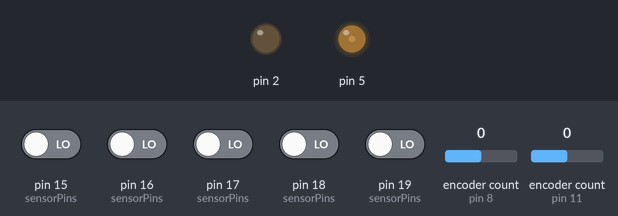
Recording of a program running on a simulated Arduino Uno, built with avr-gcc and run on an emulated ATmega328P. On the bench: output pins drawn as LEDs (lit = HIGH). Inputs (shaded band) come from the test bench; at power-on: pin 15 (sensorPins), pin 16 (sensorPins), pin 17 (sensorPins), pin 18 (sensorPins), pin 19 (sensorPins) LOW, encoder count (sensors on pin 8, pin 11) 0.

Above: at 0.1 s.
At 8.7 s:
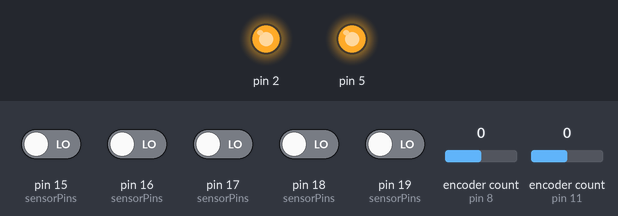
8.8 s: pin 15 (sensorPins) driven HIGH
At 10.0 s:
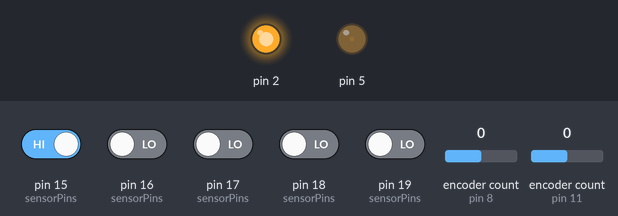
10.3 s: pin 16 (sensorPins) driven HIGH
Timing chart, 0 to 13.3 s (numbered marks = the images above; inputs shaded):
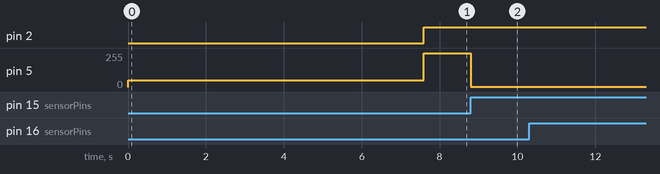

The program:

main.cpp
```cpp
#include "Arduino.h"
#include "Pid.hpp"
#include "Sensor.hpp"
#include "Motor.hpp"
#include "Encoders.hpp"
#include <algorithm>


// Sensor setup
// Sensor pin names reflect the number on the pcb
enum SensorPin { s1 = 15, s2, s3, s4, s5, s6, s7, s8, s9 };
uint8_t sensorPins[] = {s1, s2, s3, s4, s5, s6, s7, s8, s9 };
constexpr int numSensorPins = 9;
Sensor sensor(sensorPins, numSensorPins);


Encoders encoders(8, 9, 11, 10);

// Pid setup
constexpr double kp = 1.75;
constexpr double ki = 0.15;
constexpr double kd = 0.2;
constexpr double setpoint = 4000;
PIDController pid(kp, ki, kd,  setpoint);

uint64_t elapsedTime = 0;

// Motor setup
// A is left motor, B is right motor
constexpr int MB1 = 3, MB2 = 4, MA1 = 6, MA2 = 7, PWMB = 2, PWMA = 5;

Motor motor(MA1, MA2, MB1, MB2, PWMA, PWMB, encoders);

void setup()
{
    // Sensor setup
    Serial.begin(9600);
    motor.autoCalibrate(sensor, 300);
}

void loop()
{
    encoders.update();
    uint16_t pos = sensor.readLine();

    const double dt = double(millis() - elapsedTime) / 1000;
    elapsedTime = millis();

    // Compute PID output
    const double pidOutput = pid.compute(pos, dt);

    auto sensorValues = sensor.getSensorValues();
    constexpr int numSensors = numSensorPins;
    constexpr int threshold = 600;  // Justert terskel for bedre følsomhet

    // Static variables to remember value beyond the loop
    static std::array<bool, numSensorPins> blackDetected = { true };
    static std::array<bool, numSensorPins> prevBlack = { true };

    // Analyser and update black detected sensors
    for (int i = 0; i < numSensors; i++)
    {
        blackDetected[i] = sensorValues[i] > threshold;
    }

    bool anyBlack = std::any_of(blackDetected.begin(), blackDetected.end(), [](bool b)
    {
        return b;
    });
    if (anyBlack)
    {
        std::copy(blackDetected.begin(), blackDetected.end(), prevBlack.begin());

        motor.setSpeedScaler(0.9);
        motor.updateOutput((long)pidOutput, -2000, 2000);
    }
    else
    {
        if (prevBlack[0])
        {
            motor.powerTurn(Motor::TurnDirection::Right);
        }
        else
        {
            motor.powerTurn(Motor::TurnDirection::Left);
        }
    }
}
```

Encoders.hpp
```cpp
#ifndef LINEFOLLOWINGROBOT_ENCODERS_HPP
#define LINEFOLLOWINGROBOT_ENCODERS_HPP

#include <RotaryEncoder.h>

class Encoders
{
public:
    Encoders(int pinA1, int pinA2, int pinB1, int pinB2);
    ~Encoders();

    void update();

    int64_t getTotalEncoderDiff() const;

    int64_t getRelativeEncoderDiff() const;

private:
    static void tickA();
    static void tickB();

    RotaryEncoder m_encoderA, m_encoderB;
    int64_t m_encoderDiff, m_relativeEncoderDiff;
    const int m_pinA1, m_pinA2, m_pinB1, m_pinB2;
};

#endif //LINEFOLLOWINGROBOT_ENCODERS_HPP
```

Motor.hpp
```cpp
#ifndef LINEFOLLOWINGROBOT_MOTOR_HPP
#define LINEFOLLOWINGROBOT_MOTOR_HPP
#include "Sensor.hpp"
#include "Encoders.hpp"

class Motor
{
public:
    enum class TurnDirection { Left, Right };

    Motor(int leftForward, int leftBackwards, int rightForward, int rightBackwards,
          int PWMLeft, int PWMRight, Encoders &encoders);

    void autoCalibrate(Sensor &sensor, int cycles);
    void updateOutput(long pidOutput, long pidMin, long pidMax);
    void powerTurn(TurnDirection direction);

    void stop() const;
    void setSpeedScaler(double speedScaler);

private:
    void driveForward() const;
    void driveBackwards() const;
    void driveLeft() const;
    void driveRight() const;

    int m_leftForward, m_leftBackwards, m_rightForward, m_rightBackwards,
        m_PWMLeft, m_PWMRight;
    int MAX_SPEED = 255;
            ;
    Encoders &m_encoders;
    bool m_powerTurning = false;
    int16_t m_relativeEncoderDiff = 0;
};


#endif //LINEFOLLOWINGROBOT_MOTOR_HPP
```

Pid.hpp
```cpp
//
// Created by oscar on 22.01.2024.
//

#ifndef LINEFOLLOWINGROBOT_PID_HPP
#define LINEFOLLOWINGROBOT_PID_HPP

class PIDController {
private:
    double kp, ki, kd;     // PID gains
    double setpoint;       // Desired setpoint
    double error, integral, derivative, prevError;  // PID terms

public:
    PIDController(double kp, double ki, double kd, double setpoint);
    double compute(double current, double dt);
    void setSetpoint(double setpoint);
};

#endif //LINEFOLLOWINGROBOT_PID_HPP
```

Sensor.hpp
```cpp
#ifndef LINEFOLLOWINGROBOT_SENSOR_HPP
#define LINEFOLLOWINGROBOT_SENSOR_HPP

#include <QTRSensors.h>
#include <vector>

class Sensor
{
public:
    Sensor(uint8_t pins[], int amount);
    Sensor(Sensor &) = delete;
    Sensor(const Sensor &) = delete;
    ~Sensor();

    Sensor operator=(Sensor &) = delete;
    Sensor operator=(const Sensor &) = delete;

    void calibrate(int cycles);
    void loadCalibration();
    void read();
    uint16_t readLine();

    void saveCalibration() const;
    void printValues() const;
    std::vector<int> getSensorValues() const;

private:
    QTRSensors m_sensor;
    const int m_numSensors = 0;
    uint16_t *m_sensorValues = nullptr;
};

#endif //LINEFOLLOWINGROBOT_SENSOR_HPP
```

Encoders.cpp
```cpp
#include "Encoders.hpp"

RotaryEncoder *encA = nullptr, *encB = nullptr;

Encoders::Encoders(int pinA1, int pinA2, int pinB1, int pinB2)
    : m_encoderA(pinA1, pinA2), m_encoderB(pinB1, pinB2),
      m_encoderDiff(0), m_relativeEncoderDiff(0),
      m_pinA1(pinA1), m_pinA2(pinA2), m_pinB1(pinB1), m_pinB2(pinB2)
{
    encA = &m_encoderA;
    encB = &m_encoderB;
    attachInterrupt(pinA1, tickA, CHANGE);
    attachInterrupt(pinA2, tickA, CHANGE);
    attachInterrupt(pinB1, tickB, CHANGE);
    attachInterrupt(pinB2, tickB, CHANGE);
}

Encoders::~Encoders()
{
    detachInterrupt(m_pinA1);
    detachInterrupt(m_pinA2);
    detachInterrupt(m_pinB1);
    detachInterrupt(m_pinB2);
    encA = nullptr;
    encB = nullptr;
}

void Encoders::update()
{
    int64_t newEncoderDiff = m_encoderA.getPosition() - m_encoderB.getPosition();
    m_relativeEncoderDiff = newEncoderDiff - m_encoderDiff;
    if (m_encoderDiff != newEncoderDiff)
    {
        m_encoderDiff = newEncoderDiff;
    }
}


int64_t Encoders::getTotalEncoderDiff() const
{
    return m_encoderDiff;
}

int64_t Encoders::getRelativeEncoderDiff() const
{
    return m_relativeEncoderDiff;
}

void Encoders::tickA()
{
    if (encA)
    {
        encA->tick();
    }
}

void Encoders::tickB()
{
    if (encB)
    {
        encB->tick();
    }
}
```

Motor.cpp
```cpp
#include <Motor.hpp>
#include <Arduino.h>

Motor::Motor(int leftForward, int leftBackwards, int rightForward, int rightBackwards,
             int PWMLeft, int PWMRight, Encoders &encoders)
    : m_leftForward(leftForward),
      m_leftBackwards(leftBackwards),
      m_rightForward(rightForward),
      m_rightBackwards(rightBackwards),
      m_PWMLeft(PWMLeft),
      m_PWMRight(PWMRight),
      m_encoders(encoders)
{
}

void Motor::powerTurn(TurnDirection direction)
{
    if (direction == TurnDirection::Left)
    {
        driveLeft();
    }
    else
    {
        driveRight();
    }

    analogWrite(m_PWMLeft, MAX_SPEED);
    analogWrite(m_PWMRight, MAX_SPEED);
}


void Motor::autoCalibrate(Sensor &sensor, int cycles)
{
    analogWrite(m_PWMLeft, 50);
    analogWrite(m_PWMRight, 50);
    // Degrees to turn
    int16_t toTurn = 20;
    driveLeft();
    for (int i = 0; i < cycles; i++)
    {
        m_encoders.update();

        if (toTurn > 0 && m_encoders.getTotalEncoderDiff() >= toTurn)
        {
            toTurn = -toTurn;
            driveRight();
        }
        else if (toTurn < 0 && m_encoders.getTotalEncoderDiff() <= toTurn)
        {
            toTurn = -toTurn;
            driveLeft();
        }
        sensor.calibrate(1);
    }
    while (abs(m_encoders.getTotalEncoderDiff()) != 0)
    {
        m_encoders.update();
        if (m_encoders.getTotalEncoderDiff() > 0)
        {
            driveRight();
        }
        else
        {
            driveLeft();
        }
        sensor.calibrate(1);
    }
}

void Motor::updateOutput(long pidOutput, long pidMin, long pidMax)
{
    pidOutput = min(pidOutput, pidMax);
    pidOutput = max(pidOutput, pidMin);
    driveForward();

    /*
     * Left is negative, Right is positive
     * 0 == 255
     * Pid negative == Left < Right
     * Pid positive == Right < Left
     * */
    int outputMapped = (int)map(pidOutput, pidMin, pidMax, -MAX_SPEED, MAX_SPEED - 1);
    int speedLeft = MAX_SPEED;
    int speedRight = MAX_SPEED;
    int absOutput = abs(outputMapped);
    if (outputMapped > 0)
        speedLeft -= absOutput;
    else
        speedRight -= absOutput;
    analogWrite(m_PWMLeft, speedLeft);
    analogWrite(m_PWMRight, speedRight);
}

void Motor::stop() const
{
    analogWrite(m_PWMLeft, 0);
    analogWrite(m_PWMRight, 0);
}

void Motor::driveForward() const
{
    digitalWrite(m_leftForward, 1);
    digitalWrite(m_leftBackwards, 0);
    digitalWrite(m_rightForward, 1);
    digitalWrite(m_rightBackwards, 0);
}

void Motor::driveBackwards() const
{
    digitalWrite(m_leftForward, 0);
    digitalWrite(m_leftBackwards, 1);
    digitalWrite(m_rightForward, 0);
    digitalWrite(m_rightBackwards, 1);
}

void Motor::driveLeft() const
{
    digitalWrite(m_leftForward, 1);
    digitalWrite(m_leftBackwards, 0);
    digitalWrite(m_rightForward, 0);
    digitalWrite(m_rightBackwards, 1);
}

void Motor::driveRight() const
{
    digitalWrite(m_leftForward, 0);
    digitalWrite(m_leftBackwards, 1);
    digitalWrite(m_rightForward, 1);
    digitalWrite(m_rightBackwards, 0);
}

void Motor::setSpeedScaler(double speedScaler)
{
    MAX_SPEED = 255 * speedScaler;
}
```

Pid.cpp
```cpp
//
// Created by oscar on 22.01.2024.
//

#include "Pid.hpp"

PIDController::PIDController(double kp, double ki, double kd, double setpoint)
{
    this->kp = kp;
    this->ki = ki;
    this->kd = kd;
    this->setpoint = setpoint;
    this->error = 0.0;
    this->integral = 0.0;
    this->derivative = 0.0;
    this->prevError = 0.0;

}

double PIDController::compute(double current, double dt)
{
    error = setpoint - current;

    integral += (error + prevError) * dt / 2.0;
    derivative = (error - prevError) / dt;

    double Pid_Output = kp * error + ki * integral + kd * derivative;

    prevError = error;

    return Pid_Output;
}

void PIDController::setSetpoint(double setpoint)
{
    this->setpoint = setpoint;
};
```

Sensor.cpp
```cpp
#include <EEPROM.h>
#include <Arduino.h>
#include <Sensor.hpp>

Sensor::Sensor(uint8_t pins[], int amount)
    : m_numSensors(amount)
{
    m_sensor.setTypeRC();
    m_sensor.setSensorPins(pins, amount);
    m_sensorValues = new uint16_t[amount];
}

Sensor::~Sensor()
{
    delete[] m_sensorValues;
    m_sensorValues = nullptr;
}

void Sensor::calibrate(int cycles)
{
    for (int i = 0; i < cycles; i++)
    {
        m_sensor.calibrate();
    }
}

void Sensor::loadCalibration()
{
    EEPROM.get(0, m_sensor.calibrationOn);
}

void Sensor::read()
{
    m_sensor.read(m_sensorValues);
}

uint16_t Sensor::readLine()
{
    return m_sensor.readLineBlack(m_sensorValues);
}

void Sensor::saveCalibration() const
{
    EEPROM.put(0, m_sensor.calibrationOn);
}

void Sensor::printValues() const
{
    for (int i = 0; i < m_numSensors; i++)
    {
        Serial.print(m_sensorValues[i]);
        Serial.print('\t');
    }
    Serial.println();
}

std::vector<int> Sensor::getSensorValues() const
{
    std::vector<int> v;
    v.reserve(m_numSensors);
    for (int i = 0; i < m_numSensors; i++)
    {
        v.push_back(m_sensorValues[i]);
    }
    return v;
}
```

Measured:
- after the input at 8.8 s, pin 5: 255/255 → 1/255 at once
